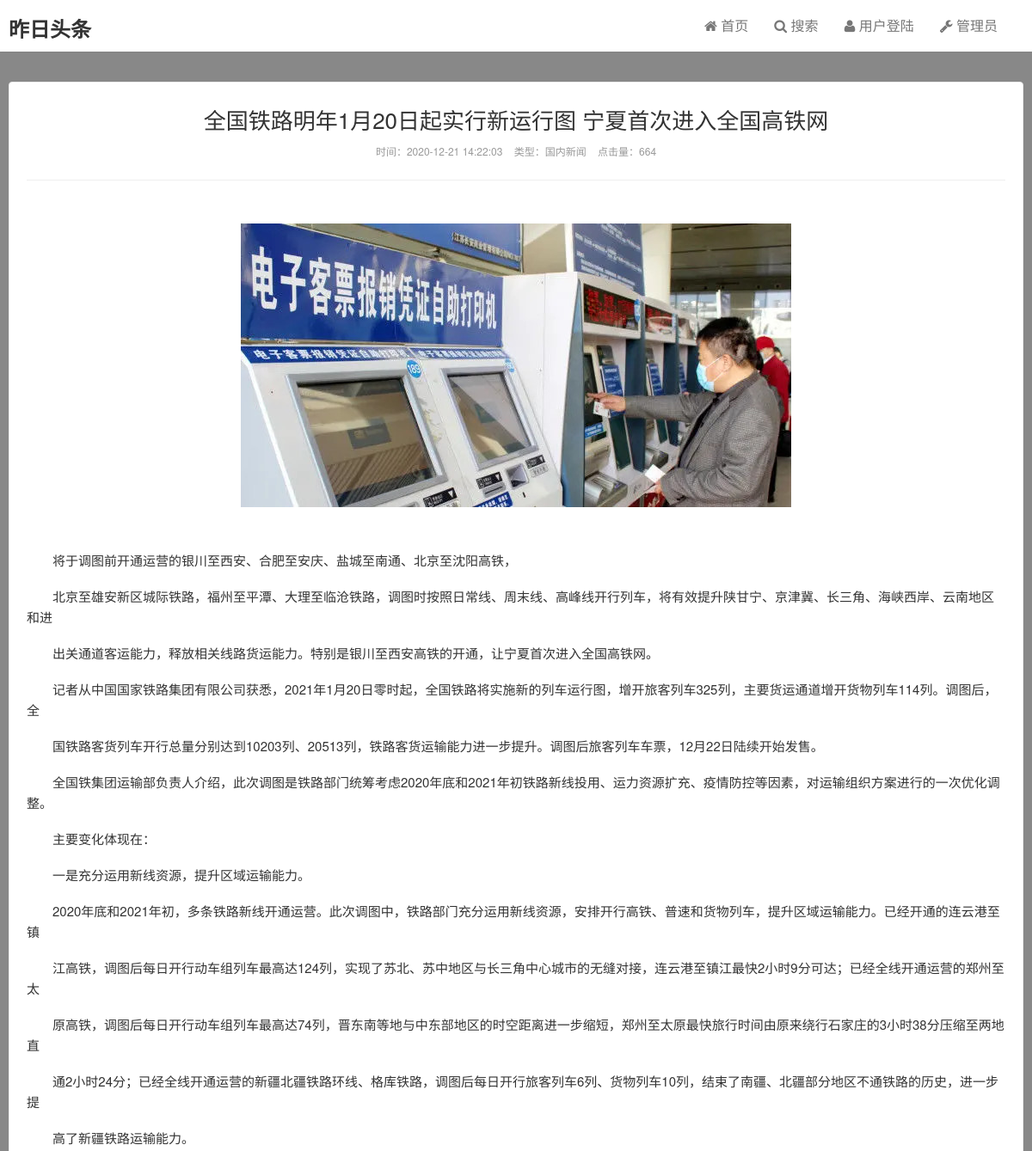
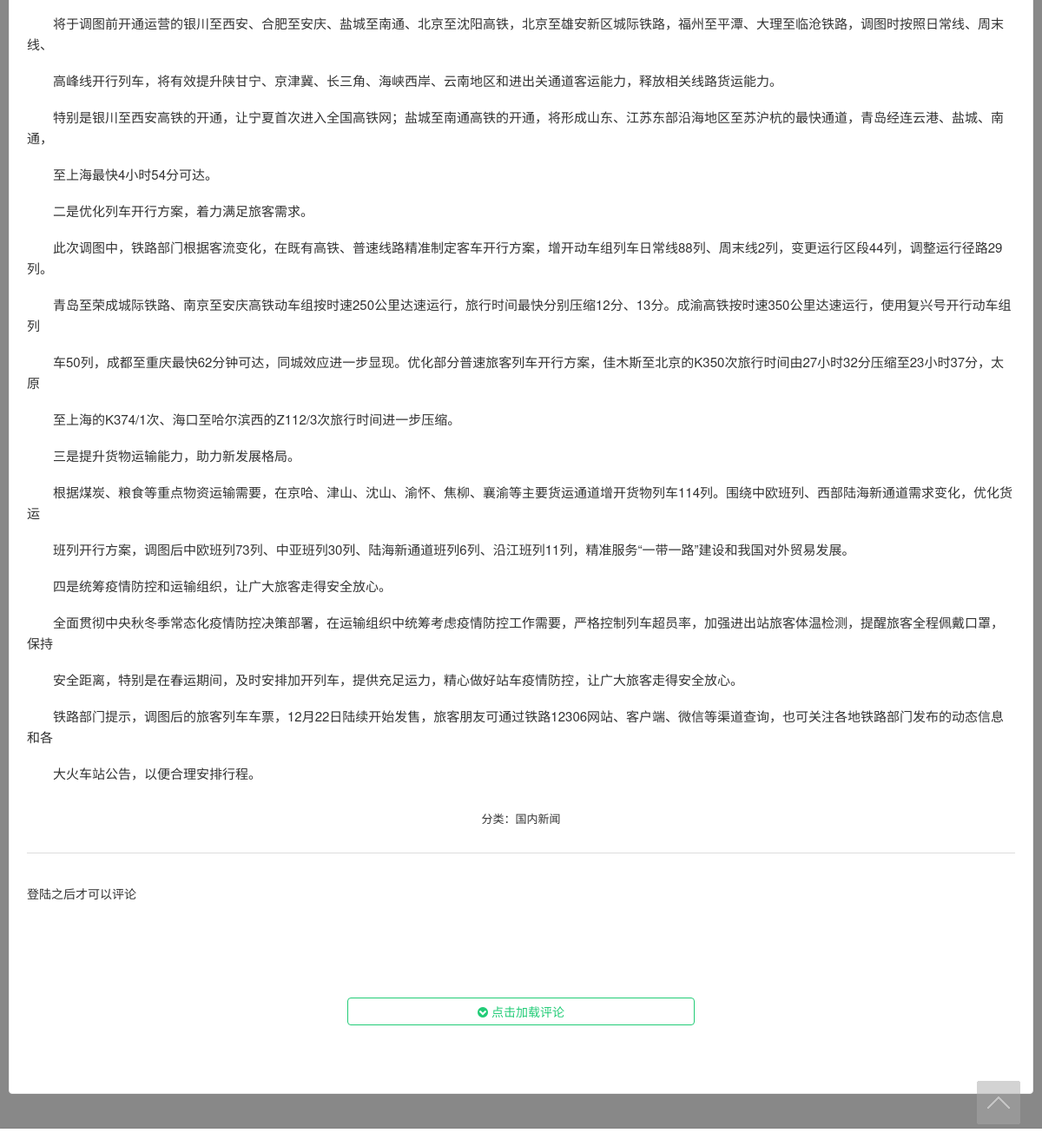
The page /front/showNews.php?id=2 on the database its author committed (2 pictures, top to bottom).
### tables this page shows
CREATE TABLE `news`
(
    `news_id`   int(10) unsigned NOT NULL AUTO_INCREMENT,
    `title`     varchar(200)     NOT NULL,
    `content`   text             NOT NULL,
    `cre_date`  datetime     DEFAULT NULL,
    `click`     int(11)      DEFAULT '0',
    `category`  varchar(200) DEFAULT NULL,
    `imageName` varchar(200) DEFAULT 'newPicTest.jpg',
    PRIMARY KEY (`news_id`)
);

### front/showNews.php (the view, shortened to what this page needs)
<!doctype html>
<html lang="zh-CN">
<head>
    <link rel="stylesheet" type="text/css" href="css/bootstrap.min.css">
    <link rel="stylesheet" type="text/css" href="css/nprogress.css">
    <link rel="stylesheet" type="text/css" href="css/style.css">
    <link rel="stylesheet" type="text/css" href="css/font-awesome.min.css">
    <link rel="stylesheet" href="../admin/css/pintuer.css">
    <link rel="stylesheet" href="../admin/css/admin.css">
</head>
<body class="user-select single" style="background-color: #888888;
    background-attachment:fixed;
    background-repeat:no-repeat;
    background-size:cover;
    -moz-background-size:cover;
    -webkit-background-size:cover;">
    <header class="header" style="background:url(images/favicon.ico)">
        <nav class="navbar navbar-default" id="navbar">
            <div class="container">
                <div class="navbar-header">
                    <h1 class="logo hvr-bounce-in"><a href="index.php"><strong>昨日头条</strong></a></h1>
                </div>
                <div class="collapse navbar-collapse" id="header-navbar">
                    <ul class="nav navbar-nav navbar-right">
                        <li><a href="index.php"><span class="icon-home"></span> 首页</a></li>
                        <li><a href="search.php"><span class="icon-search"></span> 搜索</a></li>
                        <?php
                            if (!isset($_SESSION['fname'])) {
                                ?>
                                <li><a data-cont="用户登陆" title="用户登陆" href="../user/login.html"><span
                                                class="icon-user"></span> 用户登陆</a></li>
                                <?php
                            } else { ?>
                                <li><a href="javascript:void(0)" onclick="ajup5()"><span class="icon-sign-out"></span>
                                        退出登陆</a></li>
                                <?php
                            }
                        ?>
                        <li><a data-cont="管理员" title="管理员" href="../admin/login.html"><span class="icon-wrench"></span>
                                管理员</a></li>
                    </ul>
                </div>
            </div>
        </nav>
    </header>
    <section class="container" style="padding-top: 25px; padding-bottom: 25px">
        <div class="content-wrap" style="min-height: 870px">
            <div class="content">
                <?php
                    $news_id = $_GET['id'];
                    $mysqli = new mysqli('127.0.0.1', 'root', '888888', 'news');
                    $mysqli->set_charset('utf8');
                    $sql = "SELECT * FROM news WHERE news_id=" . $news_id;
                    $mysqli_result = $mysqli->query($sql);
                    if ($mysqli_result && $mysqli_result->num_rows) {
                        $mysqli_result->data_seek(0);
                        $row = $mysqli_result->fetch_assoc();
                        echo "<header class=\"article-header\">
            <h1 class=\"article-title\">
                {$row['title']}
            </h1>
            <div class=\"article-meta\">
                时间：{$row['cre_date']} &nbsp;&nbsp;
                类型：{$row['category']} &nbsp;&nbsp;
                点击量：{$row['click']}
            </div>
        </header>
        <img src='/news/newsCoverImg/{$row['imageName']}' style='display:block; margin:50px auto'/>
        <article class=\"article-content\">
            <p>";
                        $text_arr = explode(chr(10), $row['content']);
                        for ($i = 0; $i < count($text_arr); $i++) {
                            echo $text_arr[$i];
                            echo "</p><p>";
                        }
                        echo "</p>
        </article>
      <div class=\"article-tags\">
          分类：{$row['category']}
      </div>
    ";
                    } else {
                        echo '<h1 class=\"article-title\" style="text-align: center;padding-top: 50px;padding-bottom: 50px">没有找到该文章！</h1>';
                    }
                ?>
                <hr>
                <br>
                <?php
                    if (!isset($_SESSION['fname'])) {
                        ?>
                        <p style="margin-top: 5px;margin-bottom: 50px; font-size: 14px;">登陆之后才可以评论</p>
                        <br><br>
                        <?php
                    }
                ?>
                <div style="text-align:center">
                    <button class="button border-green icon-chevron-circle-down"
                            style="width: 400px; padding-top: 5px;padding-bottom: 5px;margin-top: 20px;" onclick="comlist()"> 点击加载评论
                    </button>
                </div>
                <br><br>
                <div id="txtHint_com"><h2 align="center" style="padding: 20px"></h2></div>
            </div>
        </div>
    </section>
    <footer class="footer">
        <div id="gotop"><a class="gotop"></a></div>
    </footer>
</body>
</html>

### admin/css/admin.css (style rules this page uses)
body { color: #333; font-size: 13px; }
ul, li { list-style-type: none; }
.logo { float: left; color: #FFF; margin-top: 10px; line-height: 45px; }
.header { height: 70px; overflow: hidden; background-color: #FFFFFF; }
.content { width: 100%; }
.button { padding: 10px 15px; }

### rows shown on the page
news: title "全国铁路明年1月20日起实行新运行图 宁夏首次进入全国高铁网", cre_date "2020-12-21 14:22:03", category "国内新闻", click "664", imageName (picture)

### other values the page prints
$text_arr[$i] "将于调图前开通运营的银川至西安、合肥至安庆、盐城至南通、北京至沈阳高铁，"
$text_arr[$i] "北京至雄安新区城际铁路，福州至平潭、大理至临沧铁路，调图时按照日常线、周末线、高峰线开行列车，将有效提升陕甘宁、京津冀、长三角、海峡西岸、云南地区和进"
$text_arr[$i] "出关通道客运能力，释放相关线路货运能力。特别是银川至西安高铁的开通，让宁夏首次进入全国高铁网。"
$text_arr[$i] "记者从中国国家铁路集团有限公司获悉，2021年1月20日零时起，全国铁路将实施新的列车运行图，增开旅客列车325列，主要货运通道增开货物列车114列。调图后，全"
$text_arr[$i] "国铁路客货列车开行总量分别达到10203列、20513列，铁路客货运输能力进一步提升。调图后旅客列车车票，12月22日陆续开始发售。"
$text_arr[$i] "全国铁集团运输部负责人介绍，此次调图是铁路部门统筹考虑2020年底和2021年初铁路新线投用、运力资源扩充、疫情防控等因素，对运输组织方案进行的一次优化调整。"
$text_arr[$i] "主要变化体现在："
$text_arr[$i] "一是充分运用新线资源，提升区域运输能力。"
$text_arr[$i] "2020年底和2021年初，多条铁路新线开通运营。此次调图中，铁路部门充分运用新线资源，安排开行高铁、普速和货物列车，提升区域运输能力。已经开通的连云港至镇"
$text_arr[$i] "江高铁，调图后每日开行动车组列车最高达124列，实现了苏北、苏中地区与长三角中心城市的无缝对接，连云港至镇江最快2小时9分可达；已经全线开通运营的郑州至太"
$text_arr[$i] "原高铁，调图后每日开行动车组列车最高达74列，晋东南等地与中东部地区的时空距离进一步缩短，郑州至太原最快旅行时间由原来绕行石家庄的3小时38分压缩至两地直"
$text_arr[$i] "通2小时24分；已经全线开通运营的新疆北疆铁路环线、格库铁路，调图后每日开行旅客列车6列、货物列车10列，结束了南疆、北疆部分地区不通铁路的历史，进一步提"
$text_arr[$i] "高了新疆铁路运输能力。"
$text_arr[$i] "将于调图前开通运营的银川至西安、合肥至安庆、盐城至南通、北京至沈阳高铁，北京至雄安新区城际铁路，福州至平潭、大理至临沧铁路，调图时按照日常线、周末线、"
$text_arr[$i] "高峰线开行列车，将有效提升陕甘宁、京津冀、长三角、海峡西岸、云南地区和进出关通道客运能力，释放相关线路货运能力。"
